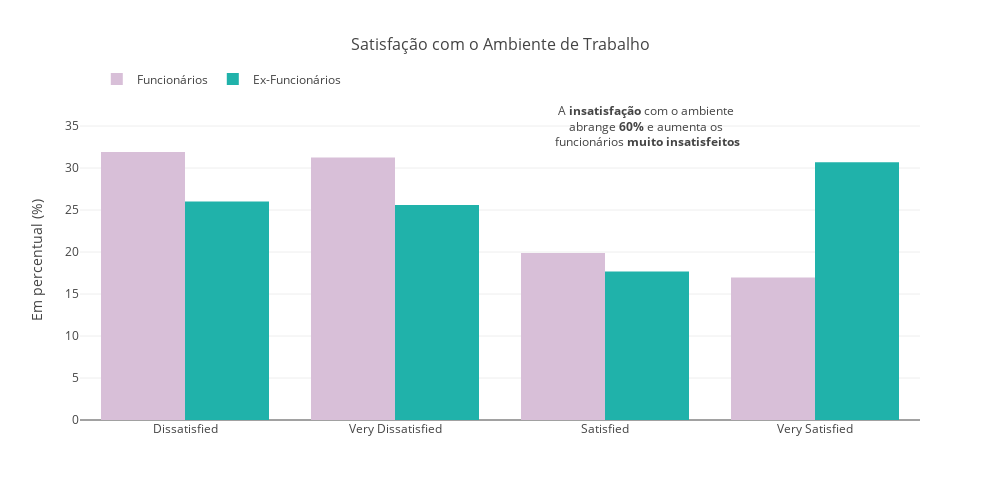

The cell this chart's notebook holds for it:
### Code cell
# Distribuição da Satisfação dos Funcionários  com o Ambiente de Trabalho

fig = go.Figure()

fig.add_trace(go.Bar(
    x=dados_funcionarios['EnvironmentSatisfaction'].value_counts(normalize=True).index,
    y=dados_funcionarios['EnvironmentSatisfaction'].value_counts(normalize=True)*100,
    marker_color='thistle',
    name='Funcionários'
))

fig.add_trace(go.Bar(
    x=dados_ex_funcionarios['EnvironmentSatisfaction'].value_counts(normalize=True).index,
    y=dados_ex_funcionarios['EnvironmentSatisfaction'].value_counts(normalize=True)*100,
    marker_color='lightseagreen',
    name='Ex-Funcionários'
))

fig.update_layout(
    title='Satisfação com o Ambiente de Trabalho',
    title_x=0.5,  
    title_font=dict(size=16), 
    barmode='group',
    width=1000,  
    height=500,
    plot_bgcolor='rgba(0,0,0,0)',
    legend=dict(
        orientation="h",
        yanchor="bottom",
        y=1.02,
        xanchor="left",
        x=0.02  
    ))

fig.add_annotation(
    x=2.2, 
    y=35,
    text="A <b>insatisfação</b> com o ambiente <br>abrange <b>60%</b> e aumenta os <br>funcionários <b>muito insatisfeitos",
    showarrow=False,
    font=dict(size=12),
    align='center'
)

fig.update_yaxes(title="Em percentual (%)")

fig.show()

### Figure 1 — Plotly figure (JSON) as saved in the notebook; plotly's stock layout.template omitted (floating-point values rounded to 4 significant figures)
{"data": [{"marker": {"color": "thistle"}, "name": "Funcionários", "type": "bar", "x": ["Dissatisfied", "Very Dissatisfied", "Satisfied", "Very Satisfied"], "y": [31.89, 31.24, 19.89, 16.97]}, {"marker": {"color": "lightseagreen"}, "name": "Ex-Funcionários", "type": "bar", "x": ["Very Satisfied", "Dissatisfied", "Very Dissatisfied", "Satisfied"], "y": [30.69, 26.02, 25.61, 17.68]}], "layout": {"annotations": [{"align": "center", "font": {"size": 12}, "showarrow": false, "text": "A <b>insatisfação</b> com o ambiente <br>abrange <b>60%</b> e aumenta os <br>funcionários <b>muito insatisfeitos", "x": 2.2, "y": 35}], "barmode": "group", "height": 500, "legend": {"orientation": "h", "x": 0.02, "xanchor": "left", "y": 1.02, "yanchor": "bottom"}, "plot_bgcolor": "rgba(0,0,0,0)", "title": {"font": {"size": 16}, "text": "Satisfação com o Ambiente de Trabalho", "x": 0.5}, "width": 1000, "yaxis": {"title": {"text": "Em percentual (%)"}}}}
